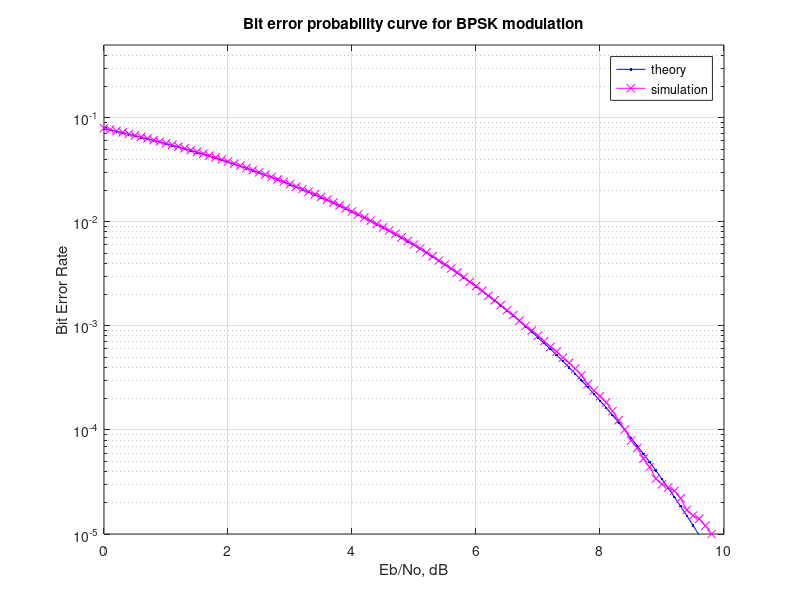

The MATLAB script that drew this image:
%XXXXXXXXXXXXXXXXXXXXXXXXXXXXXXXXXXXXXXXXXXXXXXXXXXXXXXXXXXXXXXXXXXXXXXXXX
%XXXXXXXX BER performance annalysis of BPSK modulation Technique XXXXXXXXX
%XXXXXXXXXXXXXXXXXXXXXXXXXXXXXXXXXXXXXXXXXXXXXXXXXXXXXXXXXXXXXXXXXXXXXXXXX
clear;
%----------------------Parameters Initialisation---------------------%
%Number of bits or synmbols in the message signal
N = 10^6 % number of bits or symbols

rand('state',100); % initializing the rand() function
randn('state',200); % initializing the randn() function

% -----------------------Transmitter: Modulation----------------------%
%input message signal : Binary bits of 0s and 1s
ip = rand(1,N)>0.5; % generating 0,1 with equal probability
%BSPK Modulation: Convert into polar format(+1,-1)
s = 2*ip-1; % Mapping 0 -> -1; 1 -> 1 

%----------------------AWGN Initialisation----------------------------%
%generate complex white gaussian noise
n = 1/sqrt(2)*[randn(1,N) + j*randn(1,N)];  %complex awgn
%Set multiple values for SNR
Eb_N0_dB =0:0.1:10; % multiple Eb/N0 values
for ii = 1:length(Eb_N0_dB)
%Covert SNR in dB form to linear scale
EbN0=10.^(Eb_N0_dB(ii)/10);
%variance : sqrt(1/((log2(M))*EbN0)) , here M=2, so log2(M) = 1
sigma = sqrt(1/EbN0);
%as the noise is AWGN, it is added to the signal
y = s+sigma*n; %final received signal
   
   %receiver - hard decision decoding
   %creates a logical array, 1 if real(y)>0 and 0 if real(y)<0
   ipHat = real(y)>0; %decoded received signal

   % counting the errors i.e when ip and iphat bits are different
   %find number of nonzero elements in ip - iphat
   nErr(ii) = size(find([ip- ipHat]),2);

end
%BER : Error / number of bits
simBer = nErr/N; % simulated ber
%Thereotical BER using Q function
theoryBer = 0.5*erfc(sqrt(10.^(Eb_N0_dB/10))); % theoretical ber

%--------------------Plotting-----------------------------------%
close all
figure
semilogy(Eb_N0_dB,theoryBer,'b.-'); %plot thereotical values
hold on
semilogy(Eb_N0_dB,simBer,'mx-');    %plot simualted values
axis([0 10 10^-5 0.5])
grid on
legend('theory', 'simulation');
xlabel('Eb/No, dB');
ylabel('Bit Error Rate');
title('Bit error probability curve for BPSK modulation');